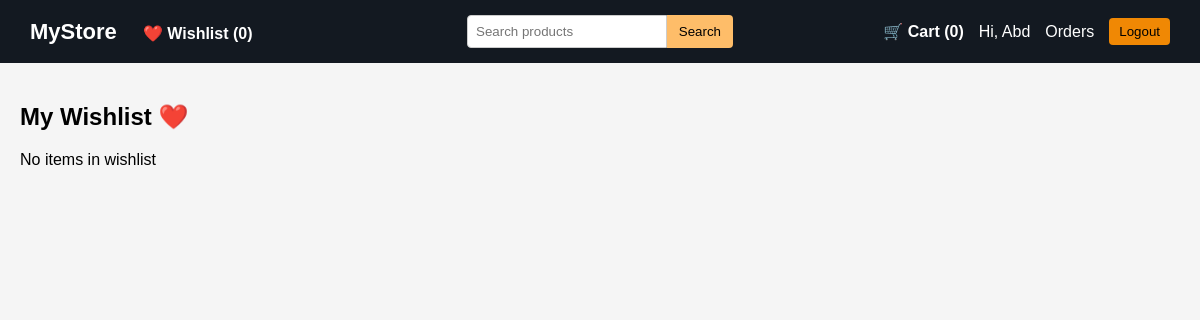
/wishlist/ (signed in), run on an earlier commit of the app's database.
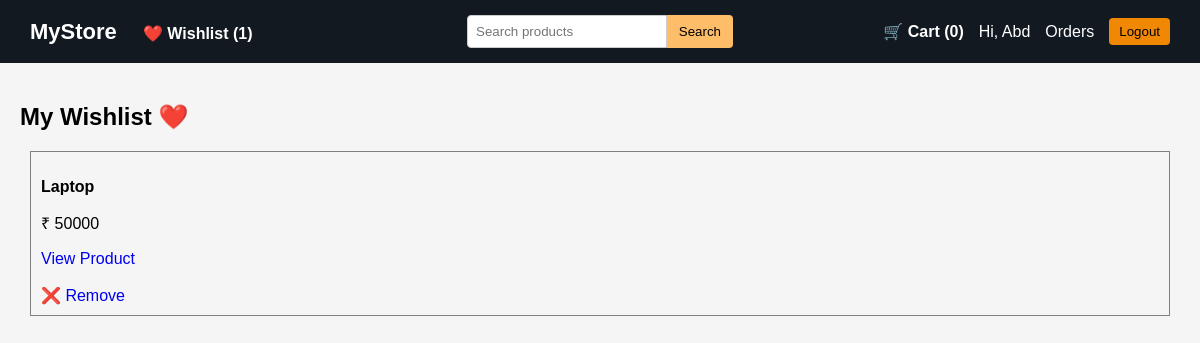
And on a later commit of the database.
### myapp/models.py (models this page shows, shortened)
class Wishlist(models.Model):
    user = models.ForeignKey(User, on_delete=models.CASCADE)
    product = models.ForeignKey(Product, on_delete=models.CASCADE)

class Product(models.Model):
    name = models.CharField(max_length=100)
    price = models.IntegerField()
    description = models.TextField(null=True, blank=True)
    image = models.ImageField(upload_to='products/', null=True, blank=True)

### myapp/views.py (the view)
# urls.py: path('wishlist/', views.wishlist_view, name='wishlist'),
@login_required
def wishlist_view(request):
    items = Wishlist.objects.filter(user=request.user)
    return render(request, 'wishlist.html', {
        'items': items
    })

### myapp/context_processors.py (called while the page is built)
def global_data(request):
    cart = request.session.get('cart', {})
    cart_count = len(cart)
    wishlist_count = 0
    if request.user.is_authenticated:
        wishlist_count = Wishlist.objects.filter(user=request.user).count()
    return {
        'cart_count': cart_count,
        'wishlist_count': wishlist_count
    }

### myapp/templates/wishlist.html
{% extends 'base.html' %}
{% block content %}
<h2>My Wishlist ❤️</h2>
{% if items %}
    {% for item in items %}
        <div style="border:1px solid gray; padding:10px; margin:10px;">
            <h3>{{ item.product.name }}</h3>
            <p>₹ {{ item.product.price }}</p>
            <a href="{% url 'product_detail' item.product.id %}">
                View Product
            </a>
            <br><br>
            <a href="{% url 'remove_from_wishlist' item.product.id %}">
                ❌ Remove
            </a>
        </div>
    {% endfor %}
{% else %}
    <p>No items in wishlist</p>
{% endif %}
{% endblock %}

### myapp/templates/base.html (shortened to what this page needs)
<!DOCTYPE html>
<html>
<head>
</head>
<body>
<div style="background:#131921; color:white; padding:15px 30px; display:flex; align-items:center;">
    <div style="flex:1;">
        <a href="/" style="color:white; font-size:22px; font-weight:bold;">
            MyStore
        </a>
        <a href="{% url 'wishlist' %}"
           style="margin-left:20px; color:white; text-decoration:none; font-weight:bold;">
            ❤️ Wishlist ({{ wishlist_count|default:0 }})
        </a>
    </div>
    <div style="flex:1; display:flex; justify-content:center;">
        <form method="GET" action="/" style="display:flex; width:70%; max-width:500px;">
            <input type="text" name="q" value="{{ request.GET.q }}" placeholder="Search products"
                   style="flex:1; padding:8px; border-radius:4px 0 0 4px;">
            <button style="background:#febd69; padding:8px 12px; border-radius:0 4px 4px 0;">
                Search
            </button>
        </form>
    </div>
    <div style="flex:1; display:flex; justify-content:flex-end; align-items:center; gap:15px;">
        <a href="{% url 'cart' %}" style="color:white; font-weight:bold;">
            🛒 Cart ({{ cart_count }})
        </a>
        {% if user.is_authenticated %}
            <span>Hi, {{ user.username }}</span>
            <a href="{% url 'my_orders' %}" style="color:white;">
                Orders
            </a>
            <form action="{% url 'logout' %}" method="post">
                <button style="background:#f08804;">Logout</button>
            </form>
        {% else %}
            <a href="{% url 'login' %}" style="color:white;">Login</a>
            <a href="{% url 'signup' %}" style="color:white;">Signup</a>
        {% endif %}
    </div>
</div>
<div style="padding:20px;">
    {% block content %}
    {% endblock %}
</div>
</body>
</html>

### myapp/templates/base.html (style rules this page uses)
h3 { font-size: 16px; }
body { margin: 0; font-family: Arial, sans-serif; background-color: #f5f5f5; }
a { text-decoration: none; }
button { cursor: pointer; border: none; padding: 6px 10px; border-radius: 4px; }
input { border: 1px solid #ccc; padding: 8px; border-radius: 4px; width: 100%; }

What changed in the data, as far as the page shows it:
added Wishlist: product.name "Laptop", product.price "50000"
Also different on the page:
{{ wishlist_count|default:0 }}: "0" → "1"
text no longer shown: "No items in wishlist"
